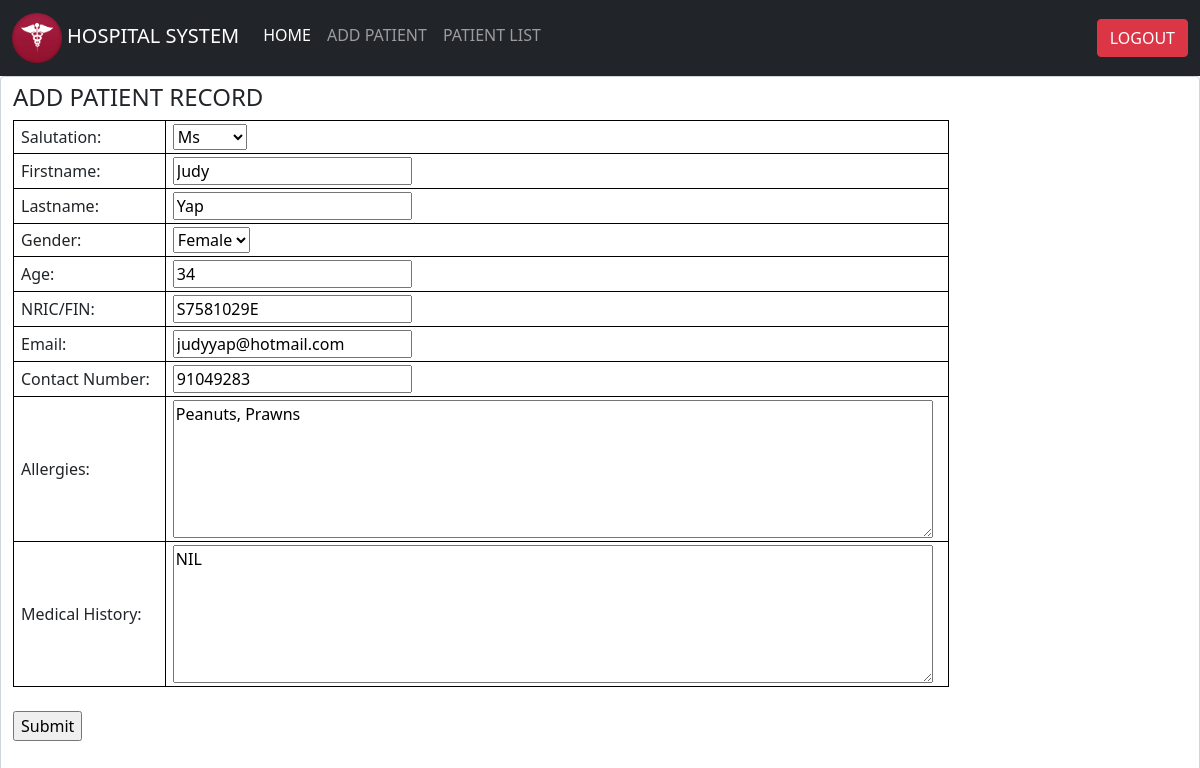
Screenshot of /updatepatient/5 with the database file from the repository.
### doctor/models.py (models this page shows, shortened)
class Patient(models.Model):
    salutation = models.CharField(max_length=10)
    firstname = models.CharField(max_length=30)
    lastname = models.CharField(max_length=30)
    gender = models.CharField(max_length=20)
    age = models.IntegerField(validators=[MinValueValidator(0), MaxValueValidator(130)])
    identitynum = models.CharField(max_length=9)
    email = models.EmailField()
    contactnum = models.IntegerField(validators=[MinValueValidator(60000000), MaxValueValidator(99999999)])
    allergies = models.CharField(max_length=500)
    medhistory = models.CharField(max_length=500)

### doctor/views.py (the view)
# urls.py: path('updatepatient/<int:pk>', PatientUpdateView.as_view(), name='updatepatient'),
class PatientUpdateView(UpdateView):
    model = Patient
    form_class = PatientForm
    success_url = reverse_lazy('doctor:listpatients')

### doctor/forms.py
class PatientForm(ModelForm):
    class Meta:
        model = Patient
        fields = '__all__'  # or __all__
        labels = {
            'salutation': 'Salutation',
            'firstname': 'Firstname',
            'lastname': 'Lastname',
            'gender': 'Gender',
            'age': 'Age',
            'identitynum': 'NRIC/FIN',
            'email': 'Email',
            'contactnum': 'Contact Number',
            'allergies': 'Allergies',
            'medhistory': 'Medical History',
        }
        widgets = {
            'salutation': forms.Select(choices=[('Mr', 'Mr'), ('Ms', 'Ms'), ('Mdm', 'Mdm'), ('Mrs', 'Mrs'), ('Others', 'Others')]),
            'gender': forms.Select(choices=[('Male', 'Male'), ('Female', 'Female'), ('Others', 'Others')]),
            'allergies': forms.Textarea(attrs={
                'rows': '6',
                'cols': '80',
            }),
            'medhistory': forms.Textarea(attrs={
                'rows': '6',
                'cols': '80',
            })
        }

### doctor/templates/doctor/patient_form.html (shortened to what this page needs)
{% extends 'base.html' %}
{% block content %}
<div class="myform form-control">
    <h4>ADD PATIENT RECORD</h4>
    <form method="POST">
        <table>
            {% for field in form %}
            <tr><td>{{field.label_tag}}</td><td>{{field}}</td></tr>
            {% endfor %}
        </table><br>
        <input type="submit" value="Submit">
    </form>
    <br><br>
</div>
{% endblock content %}

### doctor/static/doctor/stylecss.css (style rules this page uses)
table, tr, th, td { border: 1px solid black; padding: 3px 15px 3px 7px; }

### rows the page displays
Patient: form "Ms" "Judy" "Yap" "Female" "34" "S7581029E" "judyyap@hotmail.com" "91049283" "Peanuts, Prawns" "NIL"

### other values shown
{{ field.label_tag }} "Salutation:" "Firstname:" "Lastname:" "Gender:" "Age:" "NRIC/FIN:" "Email:" "Contact Number:" "Allergies:" "Medical History:"
